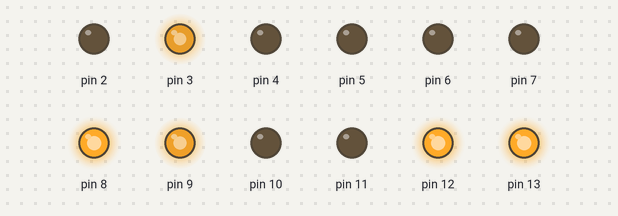
This sketch was run on a simulated Arduino Uno, built with avr-gcc and run on an emulated ATmega328P. Shown: output pins drawn as LEDs (lit = HIGH).

Above: at 0.11 s.
At 4.76 s:
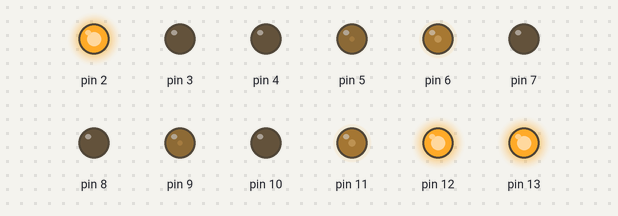
At 9.68 s:
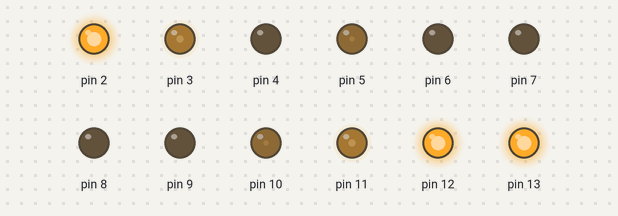
At 16.36 s:
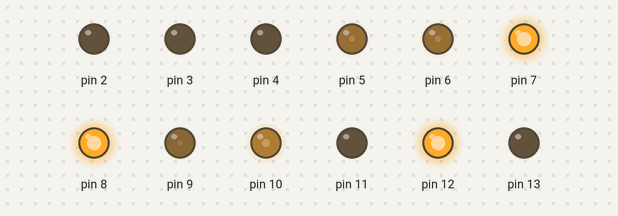
At 22.85 s:
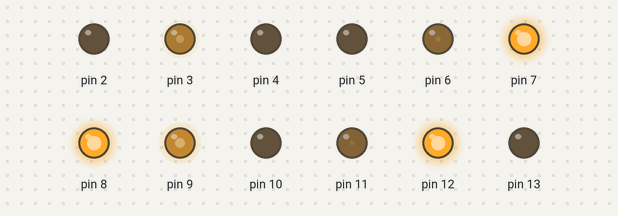
At 39.9 s:
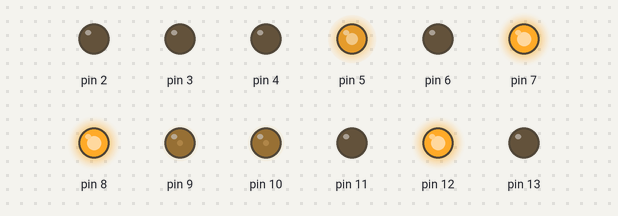
Timing chart, 0 to 40.0 s (numbered marks = the images above):
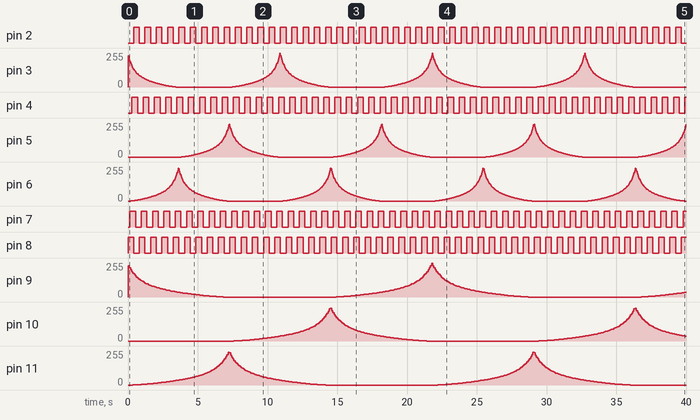

Measured:
- by itself, pin 2, pin 4, pin 7, pin 8: alternates HIGH for 0.40 s and LOW for 0.40 s
- by itself, pin 12: repeats every 0.81 s: LOW 0.41 s, HIGH 0.40 s
- by itself, pin 13: repeats every 0.81 s: LOW 0.40 s, HIGH 0.41 s

The sketch:

main_ar.ino
```cpp
#include "Snark.h"

Snark snark;

void setup() {
  snark.init();
}

void loop() {
  snark.loop();
}
```

AutoMode.cpp
```cpp
#include <Arduino.h>

#include "AutoMode.h"

AutoMode::AutoMode(LedManager& ledManager):
  _ledManager(ledManager) {

  _maxAutoLeds = ledManager.getNumChannels();
  _pAutoLeds = new AutoLed*[_maxAutoLeds];

  _numAutoLeds = 0;

  _lastUpdateTime = 0;

  setupModes();
}

void AutoMode::setupModes() {
  // RGB LEDs
  addAutoLed(new CyclingLed(_ledManager, 0, 10000));
  addAutoLed(new CyclingLed(_ledManager, 3, 20000));

  // mono LEDs
  int t = 800;
  addAutoLed(new FadingLed(_ledManager, 6, Lfo::SQUARE, t, 0));
  addAutoLed(new FadingLed(_ledManager, 7, Lfo::SQUARE, t, 43));
  addAutoLed(new FadingLed(_ledManager, 8, Lfo::SQUARE, t, 85));
  addAutoLed(new FadingLed(_ledManager, 9, Lfo::SQUARE, t, 128));
  addAutoLed(new FadingLed(_ledManager, 10, Lfo::SQUARE, t, 171));
  addAutoLed(new FadingLed(_ledManager, 11, Lfo::SQUARE, t, 213));
}

AutoMode::~AutoMode() {
  for (int i = 0; i < _numAutoLeds; i++) {
    delete _pAutoLeds[i];
    _pAutoLeds[i] = 0;
  }

  delete[] _pAutoLeds;
  _pAutoLeds = 0;
}

void AutoMode::addAutoLed(AutoLed* pAutoLed) {
  int nextLed = _numAutoLeds;

  _pAutoLeds[nextLed] = pAutoLed;
  _numAutoLeds = nextLed + 1;
}

void AutoMode::update() {
  unsigned long time = millis();

  if (_lastUpdateTime == 0) {
    _lastUpdateTime = time;
    return;
  }

  if (time == _lastUpdateTime) {
    return;
  }

  int dt = (int)(time - _lastUpdateTime);
  for (int i = 0; i < _numAutoLeds; i++) {
    _pAutoLeds[i] -> update(dt);
  }

  _lastUpdateTime = time;
}

// class AutoLed

void AutoMode::AutoLed::update(int dt) {
  int updateThresholdMillis = _updateThresholdMillis;
  int timeSinceUpdate = _timeSinceUpdate + dt;

  if (timeSinceUpdate >= updateThresholdMillis) {
    updateInner(timeSinceUpdate);
    timeSinceUpdate = 0;
  }

  _timeSinceUpdate = timeSinceUpdate;
}

// class FadingLed

AutoMode::FadingLed::FadingLed(LedManager& ledManager, int ledId, Lfo::LfoFunction lfoFunction, int period, int initialPhase):
  AutoMonoLed(ledManager, ledId) {

  setUpdateThresholdMillis(10);

  _lfo.setLfoFunction(lfoFunction);
  _lfo.setFrequency(periodToFrequency(period));
  _lfo.setInitialPhase(initialPhase);
  _lfo.reset();
}

void AutoMode::FadingLed::updateInner(int dt) {
  _lfo.update(dt);
  setValue(_lfo.getOutput());
}

// class CyclingLed

AutoMode::CyclingLed::CyclingLed(LedManager& ledManager, int ledId, int huePeriod, int initialHue):
  AutoRgbLed(ledManager, ledId) {

  setUpdateThresholdMillis(10);

  _hueLfo.setLfoFunction(Lfo::SAW_DOWN);
  _hueLfo.setFrequency(periodToFrequency(huePeriod));
  _hueLfo.setInitialPhase(initialHue);
  _hueLfo.reset();

  _saturationSig.setValue(255);
  _intensitySig.setValue(255);

  _hsiToRgb.setHueInputSig(_hueLfo.getOutputSig());
  _hsiToRgb.setSaturationInputSig(&_saturationSig);
  _hsiToRgb.setIntensityInputSig(&_intensitySig);
}

void AutoMode::CyclingLed::updateInner(int dt) {
  _hueLfo.update(dt);
  _hsiToRgb.update(dt);
  setValue(_hsiToRgb.getRedOutput(), _hsiToRgb.getGreenOutput(), _hsiToRgb.getBlueOutput());
}
```

AutoMode.h
```cpp
#pragma once

#include "LedManager.h"
#include "signal.h"

class AutoMode {
  class AutoLed;

private:
  LedManager& _ledManager;

  int _maxAutoLeds;
  int _numAutoLeds;
  AutoMode::AutoLed** _pAutoLeds;

  unsigned long _lastUpdateTime;

public:
  AutoMode(LedManager& ledManager);

  ~AutoMode();

  void update();

protected:
  void addAutoLed(AutoLed* pAutoLed);

private:
  void setupModes();

private:
  class AutoLed {
  private:
    LedManager& _ledManager;
    int _updateThresholdMillis;
    int _timeSinceUpdate;

  public:
    AutoLed(LedManager& ledManager):
      _ledManager(ledManager),
      _updateThresholdMillis(1),
      _timeSinceUpdate(0) { }

    virtual ~AutoLed() { }

    void update(int dt);

  protected:
    LedManager& getLedManager() { return _ledManager; }

    int getupdateThresholdMillis() const { return _updateThresholdMillis; }

    void setUpdateThresholdMillis(int updateThresholdMillis) { _updateThresholdMillis = updateThresholdMillis; }

    virtual void updateInner(int dt) = 0;
  };

  class AutoMonoLed: public AutoLed {
  private:
    int _ledId;

  public:
    AutoMonoLed(LedManager& ledManager, int ledId):
      AutoLed(ledManager),
      _ledId(ledId) { }

  protected:
    void setValue(int value) { getLedManager().setValue(_ledId, value); }
  };

  class AutoRgbLed: public AutoLed {
  private:
    int _ledId;

  public:
    AutoRgbLed(LedManager& ledManager, int ledId):
      AutoLed(ledManager),
      _ledId(ledId) { }

  protected:
    void setValue(int r, int g, int b) {
      getLedManager().setValue(_ledId + 0, r);
      getLedManager().setValue(_ledId + 1, g);
      getLedManager().setValue(_ledId + 2, b);
    }
  };

  class FadingLed: public AutoMonoLed {
  private:
    Lfo _lfo;

  public:
    FadingLed(LedManager& ledManager, int ledId, Lfo::LfoFunction lfoFunction, int period, int initialPhase = 0);

    virtual void updateInner(int dt);
  };

  class CyclingLed: public AutoRgbLed {
  private:
    Lfo _hueLfo;
    Lfo _saturationLfo;
    HsiToRgb _hsiToRgb;

    Signal _saturationSig;
    Signal _intensitySig;

  public:
    CyclingLed(LedManager& ledManager, int ledId, int huePeriod, int initialHue = 0);

    virtual void updateInner(int dt);
  };
};
```

LedManager.h
```cpp
#pragma once

#include "Outputs.h"

class LedManager {
private:
  Outputs& _outputs;

public:
  LedManager(Outputs& outputs);

  int getNumChannels() const { return _outputs.getNumOutputs(); }

  void setValue(int id, int value);
};
```

Output.cpp
```cpp
#include "Arduino.h"

#include "Output.h"

Output::Output(int pinNumber, bool isPwm):
  _pinNumber(pinNumber),
  _isPwm(isPwm) { }

void Output::init() {
  pinMode(_pinNumber, OUTPUT);
}

void Output::setValue(int value) {
  if(_isPwm) {
    analogWrite(_pinNumber, value);
  }
  else {
    digitalWrite(_pinNumber, (value < 127) ? LOW : HIGH);
  }
}
```

Output.h
```cpp
#pragma once

class Output {
private:
  int _pinNumber;
  bool _isPwm;

public:
  Output(int pinNumber, bool isPwm);

  int getPinNumber() const { return _pinNumber; }

  bool isPwm() const { return _isPwm; }

  void init();

  void setValue(bool value) { setValue(value ? 0xFF : 0); }

  void setValue(int value);
};
```

Outputs.cpp
```cpp
#include "Outputs.h"

Outputs::Outputs(int numPwmOutputs, int pwmOutputs[], int numDigitalOutputs, int digitalOutputs[]) {
  _numOutputs = numPwmOutputs + numDigitalOutputs;

  _pOutputs = new Output*[_numOutputs];

  for (int i = 0; i < numPwmOutputs; i++) {
    _pOutputs[i] = new Output(pwmOutputs[i], true);
  }

  for (int i = 0; i < numDigitalOutputs; i++) {
    _pOutputs[numPwmOutputs + i] = new Output(digitalOutputs[i], false);
  }
}

Outputs::~Outputs() {
  for (int i = 0; i < _numOutputs; i++) {
    delete _pOutputs[i];
    _pOutputs[i] = 0;
  }

  delete[] _pOutputs;
  _pOutputs = 0;
}

void Outputs::init() {
  for (int i = 0; i < _numOutputs; i++) {
    _pOutputs[i] -> init();
  }
}
```

Outputs.h
```cpp
#pragma once

#include "Output.h"

class Outputs {
private:
  int _numOutputs;
  Output **_pOutputs;

public:
  Outputs(int numPwmOutputs, int pwmOutputs[], int numDigitalOutputs, int digitalOutputs[]);

  ~Outputs();

  void init();

  int getNumOutputs() const { return _numOutputs; }

  Output& operator[](int id) const { return *_pOutputs[id]; }
};
```

Snark.cpp
```cpp
#include <Arduino.h>

#include "Snark.h"

int Snark::NUM_PWM_CHANNELS = 6;
int Snark::PWM_CHANNELS[] = {3, 5, 6, 9, 10, 11};
int Snark::NUM_DIGITAL_CHANNELS = 6;
int Snark::DIGITAL_CHANNELS[] = {2, 4, 7, 8, 12, 13};

Snark::Snark() {
  _pOutputs = 0;
  _pLedManager = 0;
  _pAutoMode = 0;
}

Snark::~Snark() {
  delete _pAutoMode;
  _pAutoMode = 0;

  delete _pLedManager;
  _pLedManager = 0;

  delete _pOutputs;
  _pOutputs = 0;
}

void Snark::init() {
  _pOutputs = new Outputs(NUM_PWM_CHANNELS, PWM_CHANNELS, NUM_DIGITAL_CHANNELS, DIGITAL_CHANNELS);
  _pLedManager = new LedManager(*_pOutputs);
  _pAutoMode = new AutoMode(*_pLedManager);

  _pOutputs -> init();
}

void Snark::loop() {
  _pAutoMode -> update();

  delay(1);
}
```

Snark.h
```cpp
#pragma once

#include "Outputs.h"
#include "LedManager.h"
#include "AutoMode.h"

class Snark {
private:
  static int NUM_PWM_CHANNELS;
  static int PWM_CHANNELS[];
  static int NUM_DIGITAL_CHANNELS;
  static int DIGITAL_CHANNELS[];

  Outputs* _pOutputs;
  LedManager* _pLedManager;
  AutoMode* _pAutoMode;

public:
  Snark();
  ~Snark();

  void init();

  void loop();
};
```

signal.cpp
```cpp
#include <Arduino.h>

#include "signal.h"

const uint8_t PROGMEM sinWave[] = {
  0x0, 0x0, 0x0, 0x0, 0x0, 0x0, 0x0, 0x0, 0x1, 0x1, 0x1, 0x1, 0x1, 0x2, 0x2, 0x2,
  0x2, 0x3, 0x3, 0x3, 0x4, 0x4, 0x5, 0x5, 0x5, 0x6, 0x6, 0x7, 0x7, 0x8, 0x9, 0x9,
  0xa, 0xa, 0xb, 0xc, 0xc, 0xd, 0xe, 0xe, 0xf, 0x10, 0x11, 0x11, 0x12, 0x13, 0x14, 0x15,
  0x15, 0x16, 0x17, 0x18, 0x19, 0x1a, 0x1b, 0x1c, 0x1d, 0x1e, 0x1f, 0x20, 0x21, 0x22, 0x23, 0x24,
  0x25, 0x26, 0x28, 0x29, 0x2a, 0x2b, 0x2c, 0x2d, 0x2f, 0x30, 0x31, 0x32, 0x34, 0x35, 0x36, 0x37,
  0x39, 0x3a, 0x3b, 0x3d, 0x3e, 0x3f, 0x41, 0x42, 0x43, 0x45, 0x46, 0x48, 0x49, 0x4a, 0x4c, 0x4d,
  0x4f, 0x50, 0x52, 0x53, 0x55, 0x56, 0x58, 0x59, 0x5a, 0x5c, 0x5d, 0x5f, 0x61, 0x62, 0x64, 0x65,
  0x67, 0x68, 0x6a, 0x6b, 0x6d, 0x6e, 0x70, 0x71, 0x73, 0x75, 0x76, 0x78, 0x79, 0x7b, 0x7c, 0x7e,
  0x7f, 0x81, 0x83, 0x84, 0x86, 0x87, 0x89, 0x8a, 0x8c, 0x8e, 0x8f, 0x91, 0x92, 0x94, 0x95, 0x97,
  0x98, 0x9a, 0x9b, 0x9d, 0x9e, 0xa0, 0xa2, 0xa3, 0xa5, 0xa6, 0xa7, 0xa9, 0xaa, 0xac, 0xad, 0xaf,
  0xb0, 0xb2, 0xb3, 0xb5, 0xb6, 0xb7, 0xb9, 0xba, 0xbc, 0xbd, 0xbe, 0xc0, 0xc1, 0xc2, 0xc4, 0xc5,
  0xc6, 0xc8, 0xc9, 0xca, 0xcb, 0xcd, 0xce, 0xcf, 0xd0, 0xd2, 0xd3, 0xd4, 0xd5, 0xd6, 0xd7, 0xd9,
  0xda, 0xdb, 0xdc, 0xdd, 0xde, 0xdf, 0xe0, 0xe1, 0xe2, 0xe3, 0xe4, 0xe5, 0xe6, 0xe7, 0xe8, 0xe9,
  0xea, 0xea, 0xeb, 0xec, 0xed, 0xee, 0xee, 0xef, 0xf0, 0xf1, 0xf1, 0xf2, 0xf3, 0xf3, 0xf4, 0xf5,
  0xf5, 0xf6, 0xf6, 0xf7, 0xf8, 0xf8, 0xf9, 0xf9, 0xfa, 0xfa, 0xfa, 0xfb, 0xfb, 0xfc, 0xfc, 0xfc,
  0xfd, 0xfd, 0xfd, 0xfd, 0xfe, 0xfe, 0xfe, 0xfe, 0xfe, 0xff, 0xff, 0xff, 0xff, 0xff, 0xff, 0xff
};

void Lfo::update(uint16_t deltaMillis) {
  _phaseGenerator.update(deltaMillis);
  uint16_t phase = _phaseGenerator.getPhase();
  uint8_t triangle = (phase < 0x100) ? phase : 0x1FF - phase;

  uint8_t newValue;
  switch(_lfoFunction) {
    case SAW_UP:
      newValue = phase >> 1;
      break;
    case SAW_DOWN:
      newValue = 0xFF - (phase >> 1);
      break;
    case SQUARE:
      newValue = (phase < 0x100) ? 0 : 0xFF;
      break;
    case TRIANGLE:
      newValue = triangle;
      break;
    case SIN_WAVE:
      newValue = pgm_read_byte(&sinWave[triangle]);
      break;
    default:
      newValue = 0;
      break;
  }

  _outputSig.setValue(newValue);
}

void HsiToRgb::update(uint16_t deltaMillis) {
  uint16_t hue = _pHueInputSig != 0 ? _pHueInputSig -> getValue() : 0;
  uint16_t saturation = _pSaturationInputSig != 0 ? _pSaturationInputSig -> getValue() : 0;
  uint16_t intensity = _pIntensityInputSig != 0 ? _pIntensityInputSig -> getValue() : 0;

  hue &= 0xFF;
  saturation = saturation < 0xFF ? saturation : 0xFF;
  intensity = intensity < 0xFF ? intensity : 0xFF;

  uint16_t red;
  uint16_t green;
  uint16_t blue;

  HsiToRgb::hsiToRgb(hue, saturation, intensity, red, green, blue);

  _redOutputSig.setValue(red);
  _greenOutputSig.setValue(green);
  _blueOutputSig.setValue(blue);
}

void HsiToRgb::hsiToRgb(uint16_t hue, uint16_t saturation, uint16_t intensity, uint16_t& redOut, uint16_t& greenOut, uint16_t& blueOut) {
  // Based on a post by Brian Neltner: http://blog.saikoled.com/post/43693602826/why-every-led-light-should-be-using-hsi

  float hueRadians = 3.14159 * hue / 128.f;
  float normSaturation = saturation / 255.f;
  float normIntensity = intensity / 255.f;

  float c = 255 * normIntensity / 3;

  // Math! Thanks in part to Kyle Miller.
  if(hueRadians < 2.09439) {
    float r = cos(hueRadians) / cos(1.047196667 - hueRadians);
    redOut =   c * (1+normSaturation * r);
    greenOut = c * (1+normSaturation * (1 - r));
    blueOut =  c * (1-normSaturation);
  } else if(hueRadians < 4.188787) {
    float shiftedHue = hueRadians - 2.09439;
    float r = cos(shiftedHue) / cos(1.047196667 - shiftedHue);
    greenOut = c * (1 + normSaturation * r);
    blueOut =  c * (1 + normSaturation * (1 - r));
    redOut =   c * (1 - normSaturation);
  } else {
    float shiftedHue = hueRadians - 4.188787;
    float r = cos(shiftedHue) / cos(1.047196667 - shiftedHue);
    blueOut =  c * (1 + normSaturation * r);
    redOut =   c * (1 + normSaturation * (1 - r));
    greenOut = c * (1 - normSaturation);
  }
}
```

signal.h
```cpp
#pragma once

#include <stdint.h>

inline uint16_t periodToFrequency(uint16_t periodMillis) { return 0xFFFF / periodMillis; }

class Signal {
private:
  uint16_t _value;

public:
  Signal(): _value(0) { }

  uint16_t getValue() const { return _value; }

  void setValue(uint16_t newValue) { _value = newValue; }
};

class PhaseGenerator {
private:
  int8_t _fixedPointBits;
  uint16_t _phaseFixed;
  uint16_t _frequency;

public:
  PhaseGenerator(int8_t phaseResolutionBits):
    _fixedPointBits(16 - phaseResolutionBits),
    _phaseFixed(0) { setFrequency(1); }

  uint16_t getFrequency() const { return _frequency; }
  void setFrequency(uint16_t frequency) { _frequency = frequency; }

  uint16_t getPhase() const { return fixedPhaseToPhase(_phaseFixed); }
  void setPhase(uint16_t phase) { _phaseFixed = phaseToFixedPhase(phase); }

  void update(uint16_t deltaMillis) { _phaseFixed += deltaMillis * _frequency; }

private:
  uint16_t fixedPhaseToPhase(uint16_t fixedPhase) const { return fixedPhase >> _fixedPointBits; }
  uint16_t phaseToFixedPhase(uint16_t phase) const { return phase << _fixedPointBits; }
};

class Lfo {
public:
  enum LfoFunction {
    SAW_UP,
    SAW_DOWN,
    TRIANGLE,
    SQUARE,
    SIN_WAVE,
  };

private:
  PhaseGenerator _phaseGenerator;
  LfoFunction _lfoFunction;
  uint8_t _initialPhase;
  uint16_t _frequency;
  Signal _outputSig;

public:
  Lfo(): _phaseGenerator(9) { setLfoFunction(SAW_UP); setFrequency(1); setInitialPhase(0); }

  void setLfoFunction(LfoFunction lfoFunction) { _lfoFunction = lfoFunction; }
  LfoFunction getLfoFunction() const { return _lfoFunction; }

  uint16_t getFrequency() const { return _phaseGenerator.getFrequency(); }
  void setFrequency(uint16_t frequency) { _phaseGenerator.setFrequency(frequency); }

  uint8_t getInitialPhase() const { return _initialPhase; }
  void setInitialPhase(uint8_t initialPhase) { _initialPhase = initialPhase; }

  void reset() { _phaseGenerator.setPhase(_initialPhase * 2); }

  Signal* getOutputSig() { return &_outputSig; }

  uint16_t getOutput() const { return _outputSig.getValue(); }

  void update(uint16_t deltaMillis);
};

class HsiToRgb {
private:
  Signal* _pHueInputSig;
  Signal* _pSaturationInputSig;
  Signal* _pIntensityInputSig;

  Signal _redOutputSig;
  Signal _greenOutputSig;
  Signal _blueOutputSig;

public:
  HsiToRgb(): _pHueInputSig(0), _pSaturationInputSig(0), _pIntensityInputSig(0) { }

  Signal* getHueInputSig() const { return _pHueInputSig; }
  Signal* getSaturationInputSig() const { return _pSaturationInputSig; }
  Signal* getIntensityInputSig() const { return _pIntensityInputSig; }

  void setHueInputSig(Signal* pSig) { _pHueInputSig = pSig; }
  void setSaturationInputSig(Signal* pSig) { _pSaturationInputSig = pSig; }
  void setIntensityInputSig(Signal* pSig) { _pIntensityInputSig = pSig; }

  Signal* getRedOutputSig() { return &_redOutputSig; }
  Signal* getGreenOutputSig() { return &_greenOutputSig; }
  Signal* getBlueOutputSig() { return &_blueOutputSig; }

  uint16_t getRedOutput() const { return _redOutputSig.getValue(); }
  uint16_t getGreenOutput() const { return _greenOutputSig.getValue(); }
  uint16_t getBlueOutput() const { return _blueOutputSig.getValue(); }

  void update(uint16_t deltaMillis);

private:
  static void hsiToRgb(uint16_t hue, uint16_t saturation, uint16_t intensity, uint16_t& redOut, uint16_t& greenOut, uint16_t& blueOut);
};
```

Source omitted: LedManager.cpp (data table, 1414 bytes)
